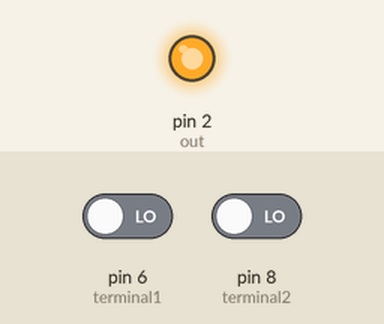
Recording of a sketch running on a simulated Arduino Uno, built with avr-gcc and run on an emulated ATmega328P. Shown: output pins drawn as LEDs (lit = HIGH). Inputs (shaded band) come from the test bench; at power-on: pin 6 (terminal1) LOW, pin 8 (terminal2) LOW. What the sketch prints to the serial monitor is not drawn.

Above: at 1.2 s.
1.3 s: pin 6 (terminal1) driven HIGH
At 2.2 s:
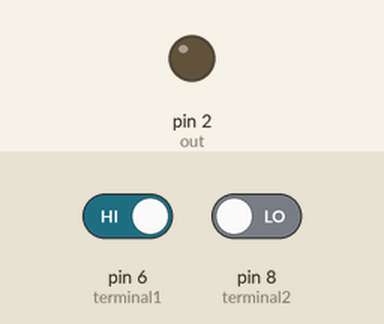
2.8 s: pin 8 (terminal2) driven HIGH
At 3.2 s:
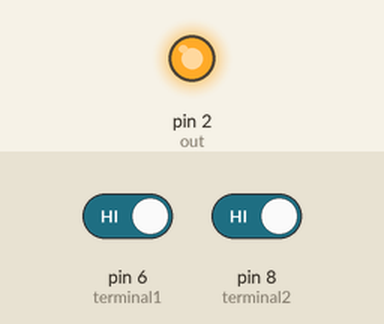
Timing chart, 0 to 5.8 s (numbered marks = the images above; inputs shaded):
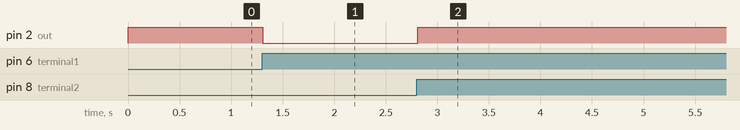

The sketch:

RelayWithToggleSwitchX2.ino
```cpp
#define low HIGH
#define high LOW
int out = 2;
int terminal1 = 6;
int terminal2 = 8;
int state;
int prev, curr;
int prev2, curr2;
void setup() {
  // put your setup code here, to run once:
  pinMode(out, OUTPUT);
  pinMode(terminal1, INPUT);
  pinMode(terminal2, INPUT);
  Serial.begin(9600);
  digitalWrite(out, low);
  state = 0;
  prev = 1;
  prev2 = 1;
}

void loop() {
  // put your main code here, to run repeatedly:
  curr = digitalRead(terminal1);
  Serial.println(curr);
  if(prev == 0 && curr == 1){
    if(state == 0){
      digitalWrite(out, high);
      state = 1;

      Serial.println("Turned On");
    }
    else if(state == 1){
      digitalWrite(out, low);
      state = 0;

      Serial.println("Turned Off");
    }
  }
  prev = curr;


  curr2 = digitalRead(terminal2);
  Serial.println(curr2);
  if(prev2 == 0 && curr2 == 1){
    if(state == 0){
      digitalWrite(out, high);
      state = 1;

      Serial.println("Turned On");
    }
    else if(state == 1){
      digitalWrite(out, low);
      state = 0;

      Serial.println("Turned Off");
    }
  }
  prev2 = curr2;
}
```

Measured:
- after the input at 1.3 s, pin 2 (out): HIGH → LOW at once
- after the input at 2.8 s, pin 2 (out): LOW → HIGH at once
